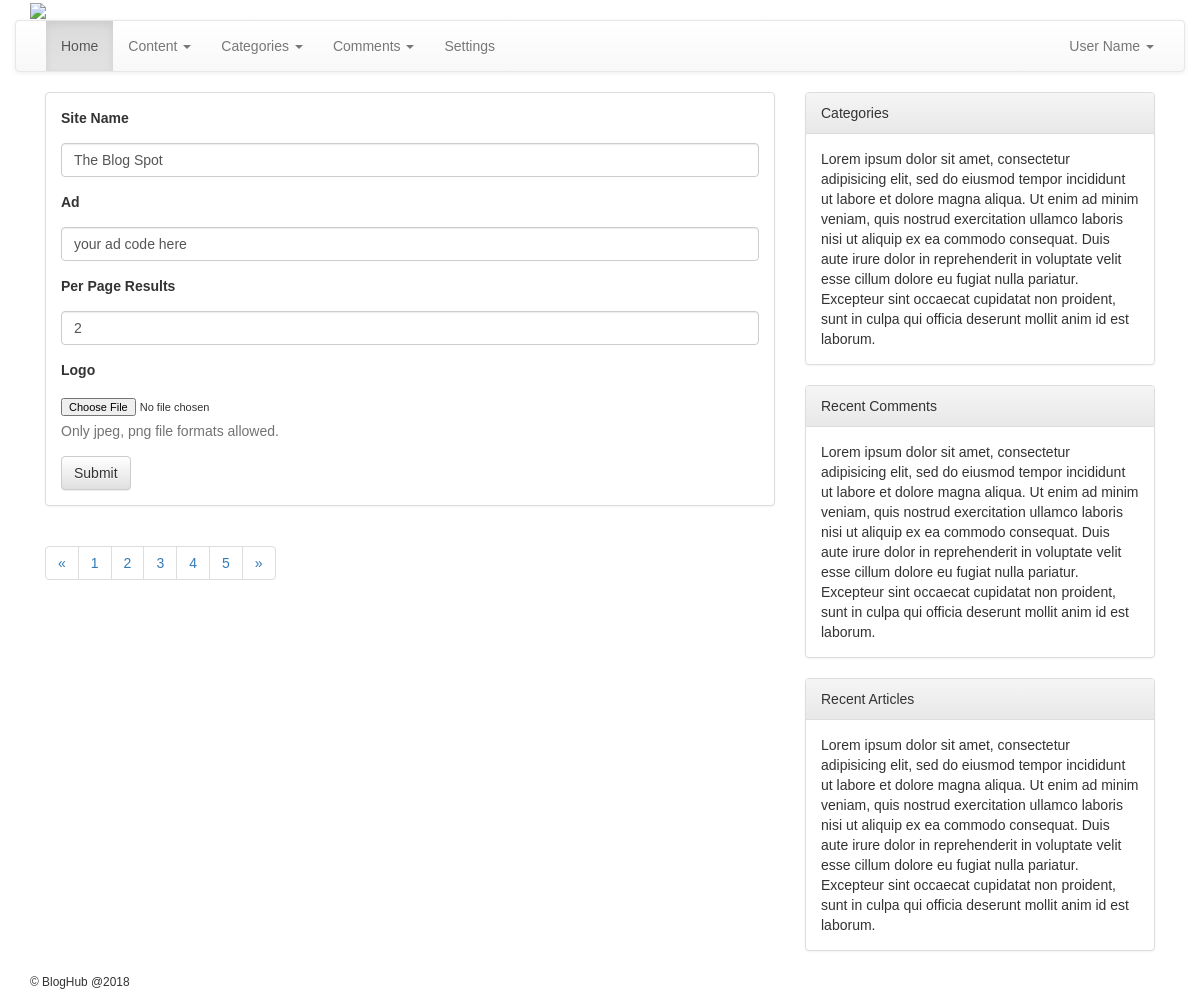
/Admin/settings.php (signed in), run on the app's committed database.
### tables this page shows
CREATE TABLE `settings` (
  `id` int(11) NOT NULL,
  `name` varchar(255) NOT NULL,
  `value` varchar(255) NOT NULL
);

### Admin/settings.php (the view, shortened to what this page needs)
<?php include 'inc/header.php'; ?>
<?php include 'inc/nav.php'; ?>
<div class="container">
	<div class="col-md-8">
		<div class="panel panel-default">
		  <div class="panel-body">
		  	<form method="post" enctype="multipart/form-data">
			  <div class="form-group">
			  <?php
			  		$sql = "SELECT * FROM settings WHERE name='sitename'";
			  		$res = mysqli_query($connection, $sql);
			  		$r = mysqli_fetch_assoc($res);
			  ?>
			    <label for="exampleInputEmail1">Site Name</label>
			    <input type="text" name="sitename" class="form-control" id="exampleInputEmail1" placeholder="Your Site Name" value="<?php echo $r['value']; ?>">
			  </div>
			  <div class="form-group">
			  <?php
			  		$sql = "SELECT * FROM settings WHERE name='ad'";
			  		$res = mysqli_query($connection, $sql);
			  		$r = mysqli_fetch_assoc($res);
			  ?>
			    <label for="exampleInputPassword1">Ad</label>
			    <input type="text" name="ad" class="form-control" id="exampleInputPassword1" placeholder="Your Ad Code Here" value="<?php echo $r['value']; ?>">
			  </div>
			  <div class="form-group">
			  <?php
			  		$sql = "SELECT * FROM settings WHERE name='perpage'";
			  		$res = mysqli_query($connection, $sql);
			  		$r = mysqli_fetch_assoc($res);
			  ?>
			    <label for="exampleInputPassword1">Per Page Results</label>
			    <input type="number" name="perpage" min="2" max="20" class="form-control" id="exampleInputPassword1" value="<?php echo $r['value']; ?>">
			  </div>
			  <div class="form-group">
			    <label for="exampleInputFile">Logo</label>
			  <?php
			  		$sql = "SELECT * FROM settings WHERE name='logo'";
			  		$res = mysqli_query($connection, $sql);
			  		$r = mysqli_fetch_assoc($res);
			  ?>
			    <?php if(isset($r['value']) & !empty($r['value'])){ ?>
			    		<img src="../<?php echo $r['value']; ?>" width="100px" height="100px">
			    		<a href="logodel.php?id=<?php echo $r['id']; ?>">Delete Image</a>
			    <?php }else{ ?>
			    		<input type="file" name="logo" id="exampleInputFile">
			    		<p class="help-block">Only jpeg, png file formats allowed.</p>
			    <?php } ?>
			  </div>
			  <button type="submit" class="btn btn-default">Submit</button>
			</form>
		  </div>
		</div>
		<nav aria-label="Page navigation">
		  <ul class="pagination">
		    <li>
		      <a href="#" aria-label="Previous">
		        <span aria-hidden="true">&laquo;</span>
		      </a>
		    </li>
		    <li><a href="#">1</a></li>
		    <li><a href="#">2</a></li>
		    <li><a href="#">3</a></li>
		    <li><a href="#">4</a></li>
		    <li><a href="#">5</a></li>
		    <li>
		      <a href="#" aria-label="Next">
		        <span aria-hidden="true">&raquo;</span>
		      </a>
		    </li>
		  </ul>
		</nav>
	</div>
	<div class="col-md-4">
		<div class="panel panel-default">
		<div class="panel-heading">Categories</div>
		  <div class="panel-body">
		Lorem ipsum dolor sit amet, consectetur adipisicing elit, sed do eiusmod
	tempor incididunt ut labore et dolore magna aliqua. Ut enim ad minim veniam,
	quis nostrud exercitation ullamco laboris nisi ut aliquip ex ea commodo
	consequat. Duis aute irure dolor in reprehenderit in voluptate velit esse
	cillum dolore eu fugiat nulla pariatur. Excepteur sint occaecat cupidatat non
	proident, sunt in culpa qui officia deserunt mollit anim id est laborum.
		  </div>
		</div>
		<div class="panel panel-default">
		<div class="panel-heading">Recent Comments</div>
		  <div class="panel-body">
		   Lorem ipsum dolor sit amet, consectetur adipisicing elit, sed do eiusmod
	tempor incididunt ut labore et dolore magna aliqua. Ut enim ad minim veniam,
	quis nostrud exercitation ullamco laboris nisi ut aliquip ex ea commodo
	consequat. Duis aute irure dolor in reprehenderit in voluptate velit esse
	cillum dolore eu fugiat nulla pariatur. Excepteur sint occaecat cupidatat non
	proident, sunt in culpa qui officia deserunt mollit anim id est laborum.
		  </div>
		</div>
		<div class="panel panel-default">
		<div class="panel-heading">Recent Articles</div>
		  <div class="panel-body">
	Lorem ipsum dolor sit amet, consectetur adipisicing elit, sed do eiusmod
	tempor incididunt ut labore et dolore magna aliqua. Ut enim ad minim veniam,
	quis nostrud exercitation ullamco laboris nisi ut aliquip ex ea commodo
	consequat. Duis aute irure dolor in reprehenderit in voluptate velit esse
	cillum dolore eu fugiat nulla pariatur. Excepteur sint occaecat cupidatat non
	proident, sunt in culpa qui officia deserunt mollit anim id est laborum.
		  </div>
		</div>
	</div>
</div>
<?php include 'inc/footer.php'; ?>

### Admin/styles.css (style rules this page uses)
body, html { height: 100%; background-repeat: no-repeat; font-family: 'Oxygen', sans-serif; }
.form-group { margin-bottom: 15px; }
label { margin-bottom: 15px; }
input, input::-webkit-input-placeholder { font-size: 11px; padding-top: 3px; }

### data on the page
settings: sitename "The Blog Spot"
settings: ad "your ad code here"
settings: perpage "2"
